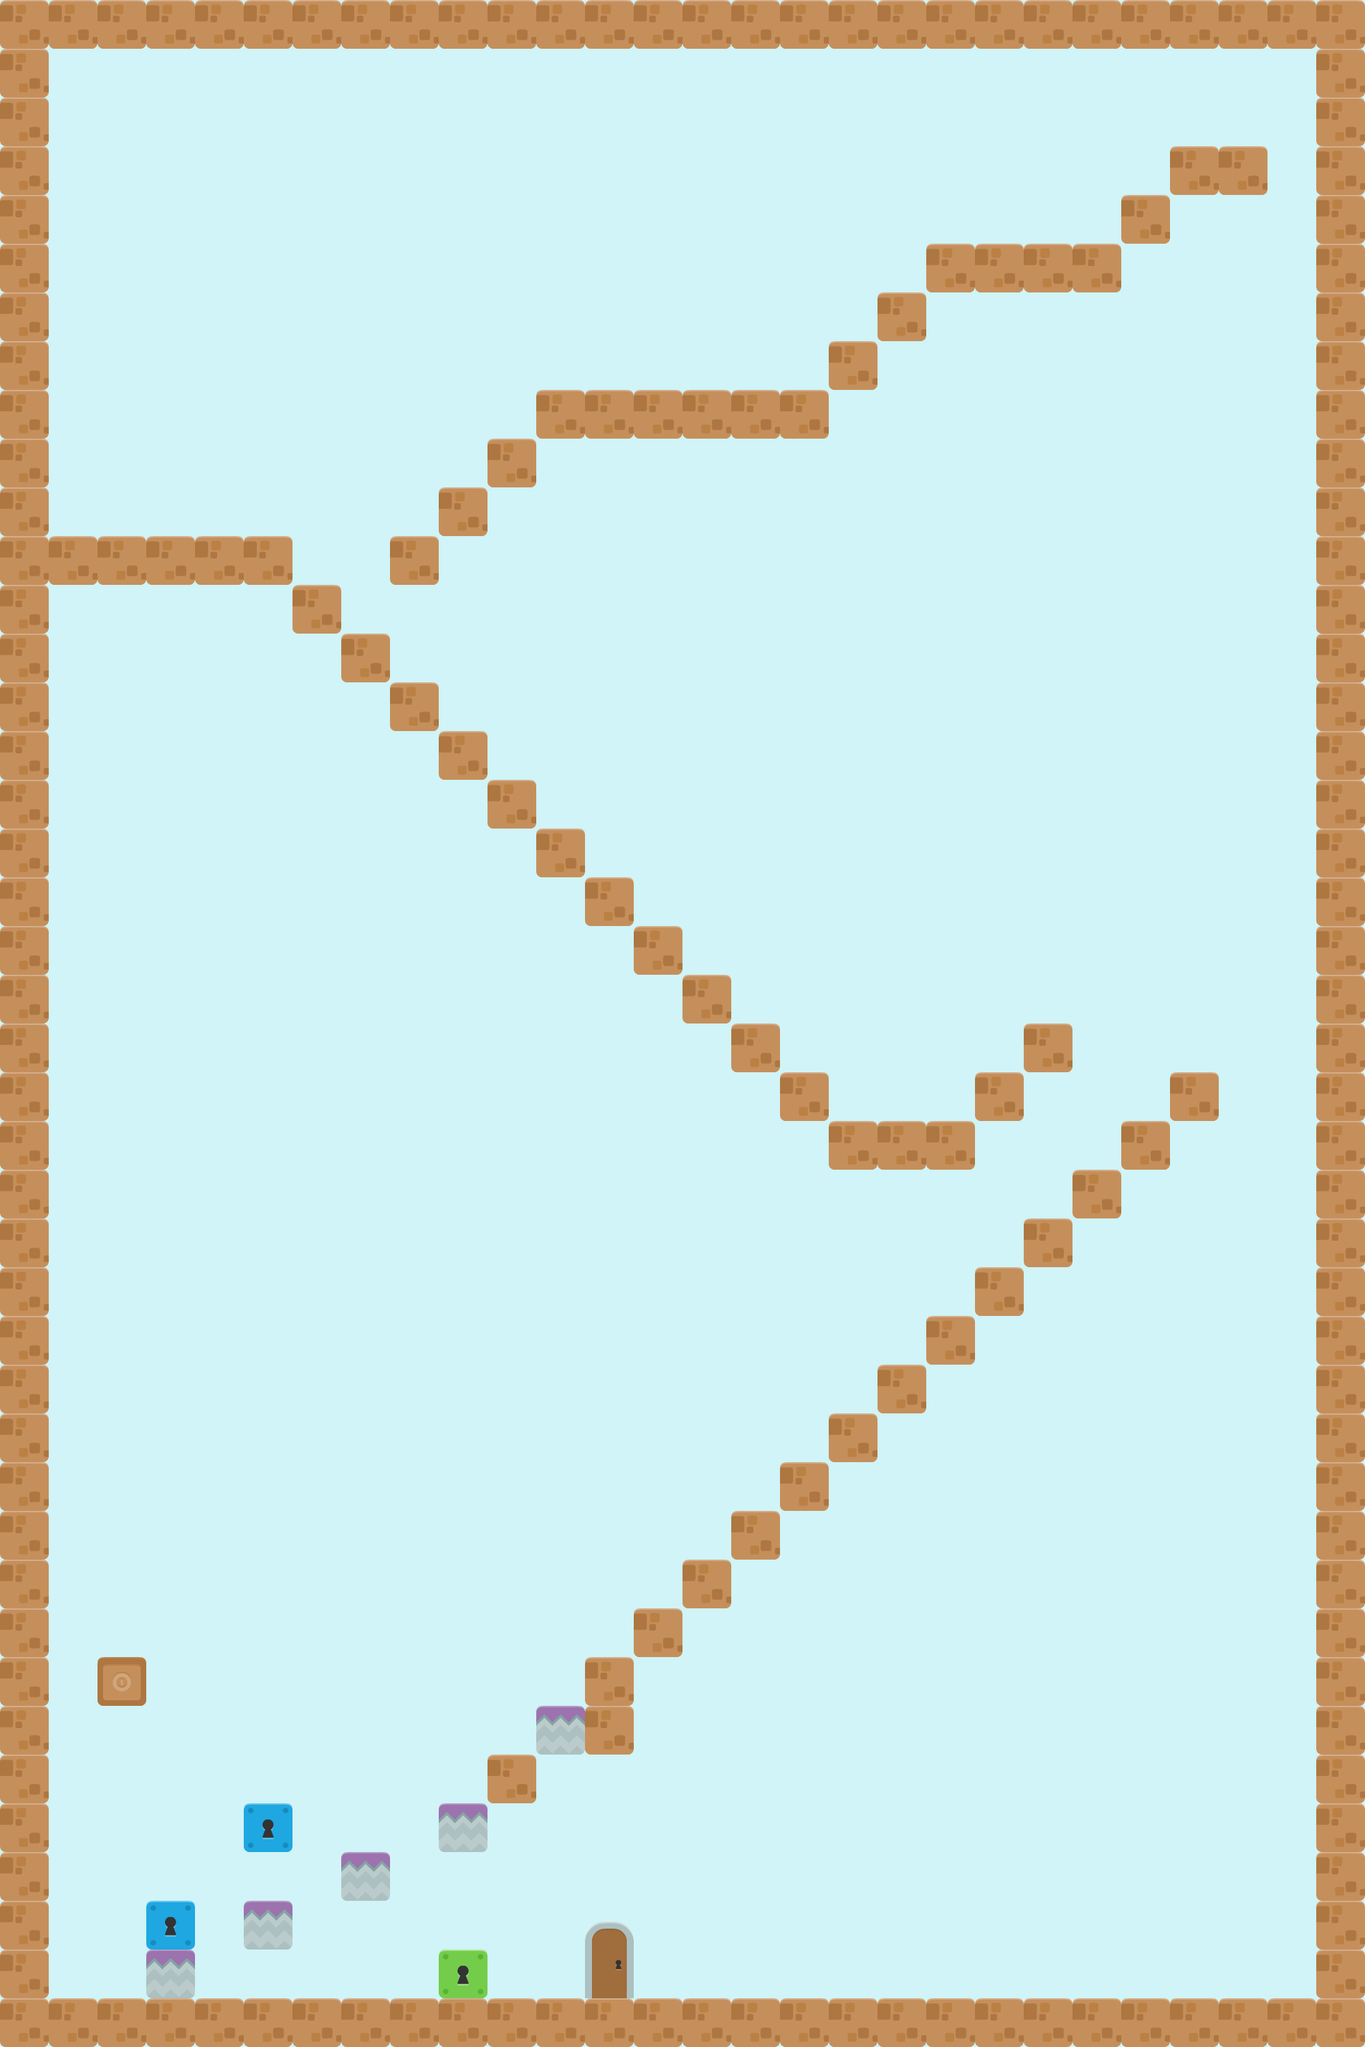

A 2D game scene composited from a Tiled map and its tileset images. What follows is a short description and the map's XML, with each tile layer's data collapsed to a summary:
An orthogonal 28x42 tile map with 70x70 px tiles, 4 tile layers (BackgroundLayer, DecorationLayer, CollisionLayer, FruitLayer), 4 tilesets.

<map version="1.0" orientation="orthogonal" renderorder="left-up" width="28" height="42" tilewidth="70" tileheight="70" nextobjectid="19">
 <tileset firstgid="1" name="tiles_spritesheet" tilewidth="70" tileheight="70" spacing="2">
  <image source="../CutePack/Base pack/Tiles/tiles_spritesheet.png" trans="ff00ff" width="914" height="936" />
  <tile id="44">
   <properties>
    <property name="suelo" value="true" />
   </properties>
  </tile>
  <tile id="56">
   <properties>
    <property name="suelo" value="true" />
   </properties>
  </tile>
  <tile id="68">
   <properties>
    <property name="suelo" value="true" />
   </properties>
  </tile>
  <tile id="80">
   <properties>
    <property name="suelo" value="true" />
   </properties>
  </tile>
  <tile id="91">
   <properties>
    <property name="suelo" value="true" />
   </properties>
  </tile>
  <tile id="97">
   <properties>
    <property name="fruitType" value="apple" />
   </properties>
  </tile>
  <tile id="103">
   <properties>
    <property name="suelo" value="true" />
   </properties>
  </tile>
  <tile id="115">
   <properties>
    <property name="suelo" value="true" />
   </properties>
  </tile>
  <tile id="132">
   <properties>
    <property name="desplazable" value="true" />
    <property name="suelo" value="true" />
   </properties>
  </tile>
 </tileset>
 <tileset firstgid="157" name="fondo" tilewidth="70" tileheight="70" spacing="2">
  <image source="../CutePack/Base pack/bg.png" trans="ff00ff" width="256" height="256" />
 </tileset>
 <tileset firstgid="166" name="transparent" tilewidth="70" tileheight="70">
  <image source="../CutePack/transparent.png" width="70" height="70" />
  <tile id="0">
   <properties>
    <property name="tileType" value="air" />
   </properties>
  </tile>
 </tileset>
 <tileset firstgid="167" name="Frutas-01" tilewidth="70" tileheight="70">
  <image source="../CutePack/Frutas/Frutas-01.png" width="140" height="140" />
  <tile id="0">
   <properties>
    <property name="tileType" value="manzana" />
   </properties>
  </tile>
  <tile id="1">
   <properties>
    <property name="tileType" value="uva" />
   </properties>
  </tile>
  <tile id="2">
   <properties>
    <property name="tileType" value="sandia" />
   </properties>
  </tile>
  <tile id="3">
   <properties>
    <property name="tileType" value="pera" />
   </properties>
  </tile>
 </tileset>
 <layer name="BackgroundLayer" width="28" height="42">
  <data>[1176 cells, 1176 non-empty, 1 distinct tile ids]</data>
 </layer>
 <layer name="DecorationLayer" width="28" height="42">
  <data>[1176 cells, 6 non-empty, 5 distinct tile ids]</data>
 </layer>
 <layer name="CollisionLayer" width="28" height="42">
  <data>[1176 cells, 1161 non-empty, 3 distinct tile ids]</data>
 </layer>
 <layer name="FruitLayer" width="28" height="42">
  <data>[1176 cells, 12 non-empty, 4 distinct tile ids]</data>
 </layer>
</map>
